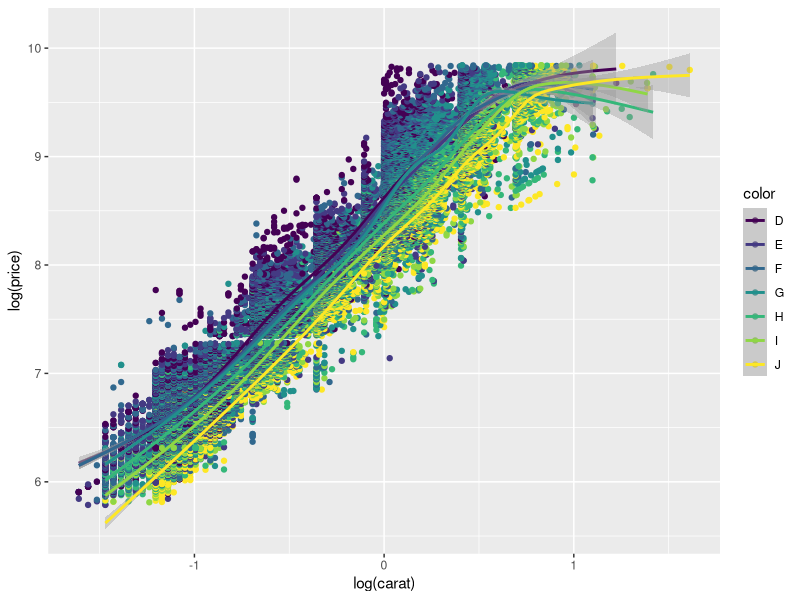
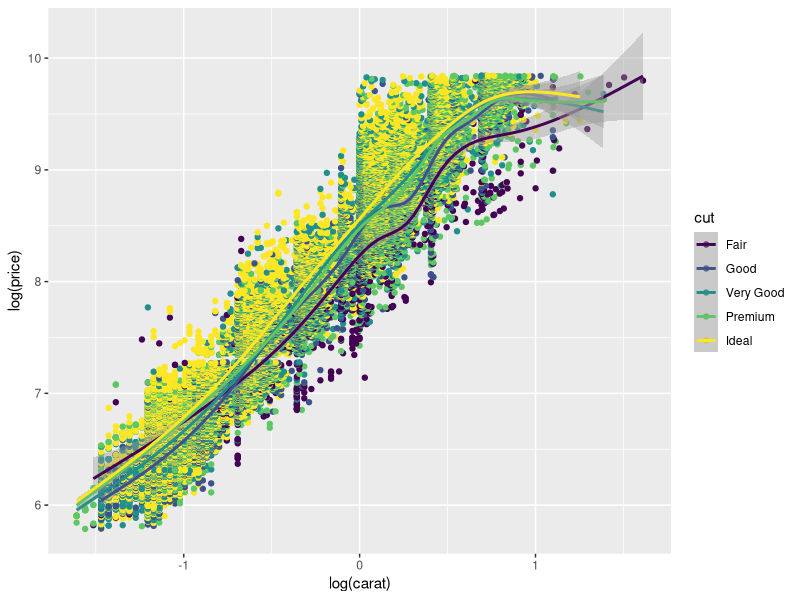
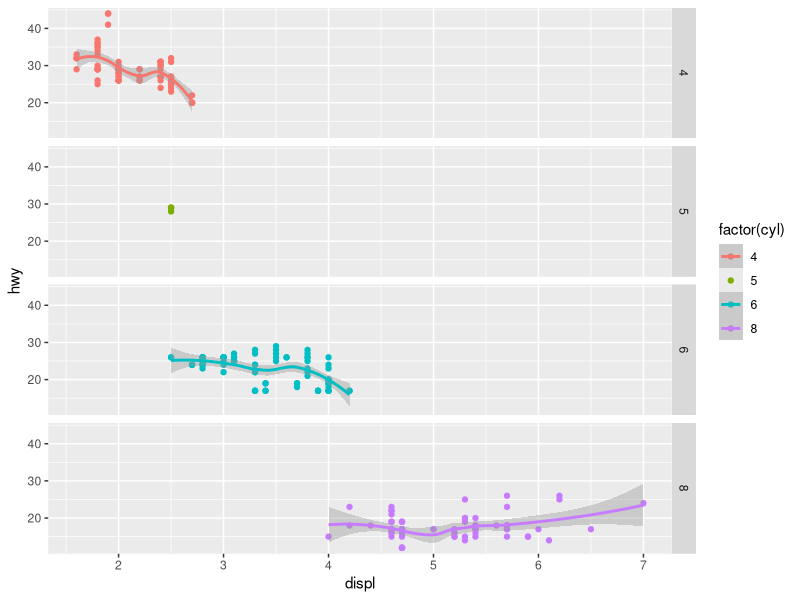
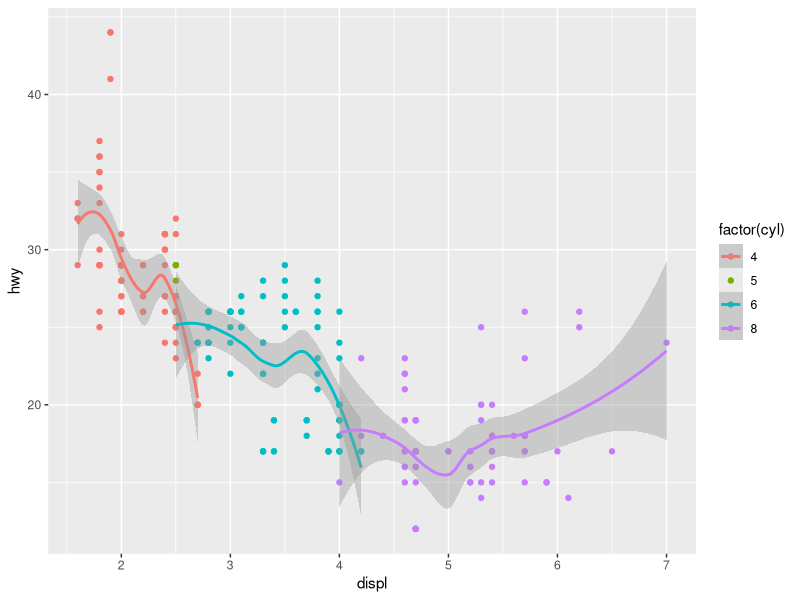

Generate these figures, in order, with R:
# Lewis Higgins, Student ID 22133848
# Code for CMP5352 Data Visualisation Quiz 1

# Necessary for diamonds and mpg dataset, and the graph plotting.
library(ggplot2)

# Question 1
# First graph shows the relation of carats and price by color.
qplot(log(carat), log(price), data = diamonds, color = color, geom = c("point", "smooth"))

# Second graph shows the relation of carats and price by cut.
qplot(log(carat), log(price), data = diamonds, color = cut, geom = c("point", "smooth"))


# Question 2
# Produces 4 plots, one for each amount of cylinders.
qplot(displ, hwy, data = mpg, facets = cyl ~ ., color = factor(cyl), geom = c("point", "smooth"))

# Quesiton 3
# Colors by cylinder, and adds smootihng lines for each color.
qplot(displ, hwy, data = mpg, color = factor(cyl), geom = c("point", "smooth"))

# For the exact numbers for the hwy values.
# View(mpg)
